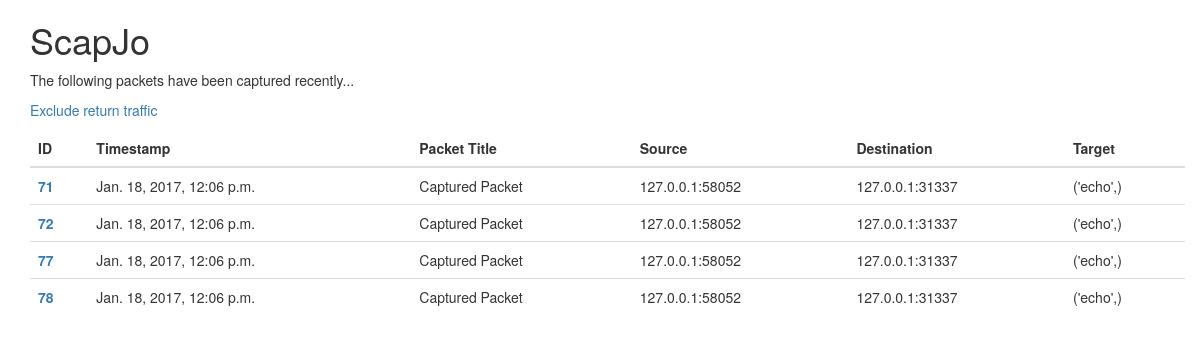
Page /noreturn/ on the committed database.
### packetstore/models.py (models this page shows)
class Packet(models.Model):
    PROTOCOL_CHOICES = (
        ('UDP', 'UDP Protocol'),
        ('TCP', 'TCP Protocol'),
        ('ICMP', 'ICMP Protocol'),
        ('IP', 'IP / Other'),
    )
    title = models.CharField(max_length=32)
    timestamp = models.DateTimeField()
    src = models.CharField(max_length=64)
    dst = models.CharField(max_length=64)
    srcport = models.IntegerField()
    dstport = models.IntegerField()
    protocol = models.CharField(max_length=5, choices=PROTOCOL_CHOICES)
    pcap = models.FileField()
    target = models.CharField(max_length=128)
    packetdata = models.TextField()
    description = models.TextField(blank=True)

### packetstore/views.py (the view)
# urls.py: url(r'noreturn/', views.no_return_traffic, name='no_return_traffic'),
def no_return_traffic(request):
    packets = Packet.objects.exclude(target='return traffic')
    return render(request, 'packetstore/index.html', {'packets':packets})

### scapjo/templates/packetstore/index.html
{% extends "base.html" %}
{% block content %}
<h1>ScapJo</h1>
<p>The following packets have been captured recently...</p>
<p><a href="{% url 'no_return_traffic' %}">Exclude return traffic</a></p>
<table class="table">
 <thead>
  <tr>
   <th>ID</th>
   <th>Timestamp</th>
   <th>Packet Title</th>
   <th>Source</th>
   <th>Destination</th>
   <th>Target</th>
  </tr>
 </thead>
 <tbody>
 {% for packet in packets %}
    <tr>
     <th scope="row"><a href="{% url 'packet_details' packet.id %}">{{ packet.id }}</a></th>
     <td>{{ packet.timestamp }}</td>
     <td>{{ packet.title }}</td>
     <td>{{ packet.src }}:{{ packet.srcport }}</td>
     <td>{{ packet.dst }}:{{ packet.dstport }}</td>
     <td>{{ packet.target }}</td>
    </tr>
 {% endfor %}
 </tbody>
</table>
{% endblock %}

### packetstore/static/css/scapjo.css (style rules this page uses)
body { padding-left: 15px; }

### rows in the picture
Packet: id "71", timestamp "Jan. 18, 2017, 12:06 p.m.", title "Captured Packet", src "127.0.0.1", srcport "58052", dst "127.0.0.1", dstport "31337", target "('echo',)"
Packet: id "72", timestamp "Jan. 18, 2017, 12:06 p.m.", title "Captured Packet", src "127.0.0.1", srcport "58052", dst "127.0.0.1", dstport "31337", target "('echo',)"
Packet: id "77", timestamp "Jan. 18, 2017, 12:06 p.m.", title "Captured Packet", src "127.0.0.1", srcport "58052", dst "127.0.0.1", dstport "31337", target "('echo',)"
Packet: id "78", timestamp "Jan. 18, 2017, 12:06 p.m.", title "Captured Packet", src "127.0.0.1", srcport "58052", dst "127.0.0.1", dstport "31337", target "('echo',)"
